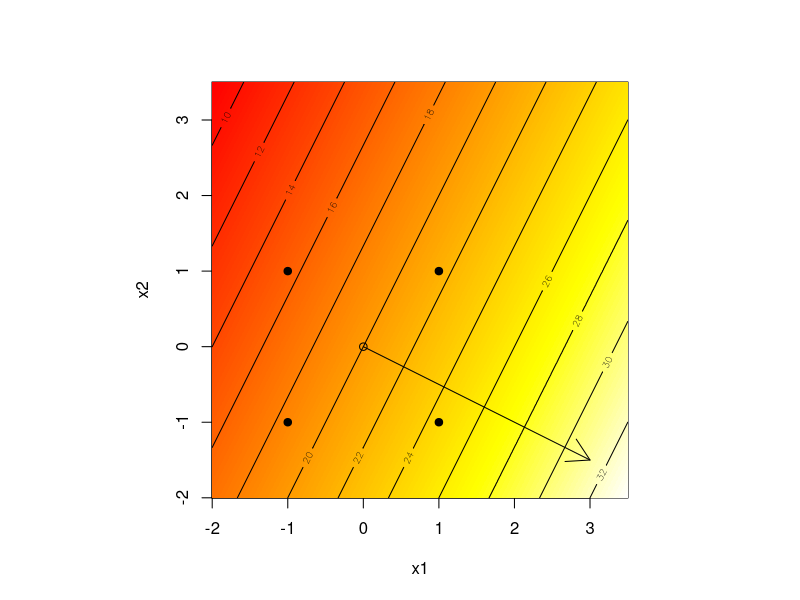
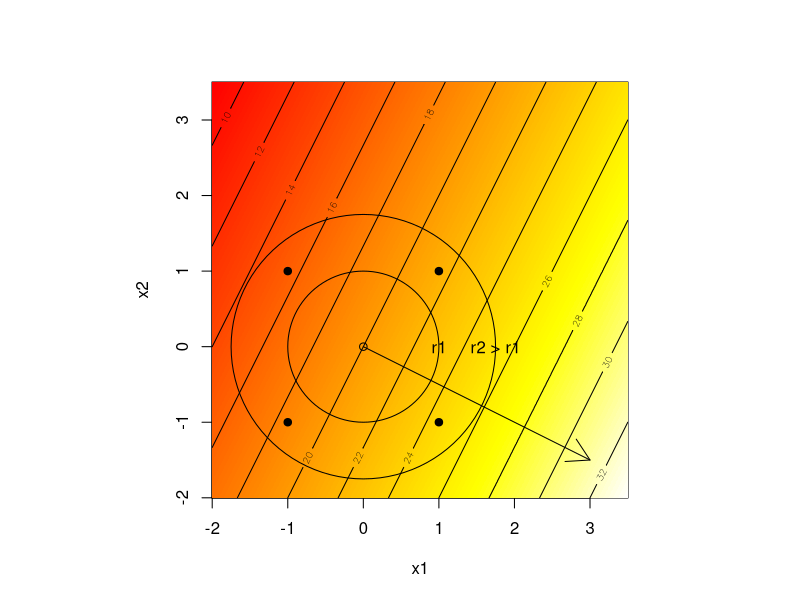
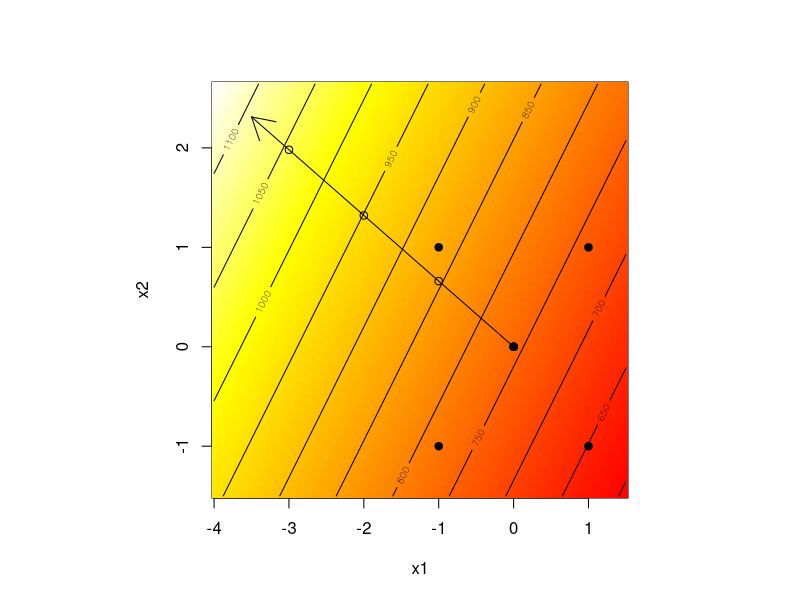

Here is the R script that generated these plots, in order:
## ---- chunk 1
first.order <- function(x1, x2) {
  20 + 3*x1 - 1.5*x2
}
## ---- chunk 2
x1 <- x2 <- seq(-2, 3.5, length=1000)
g <- expand.grid(x1, x2)
yhat <- matrix(first.order(g[,1], g[,2]), ncol=length(x2))
D <- rbind(c(-1,-1), c(-1,1), c(1,-1), c(1,1))
D
## ---- chunk 3
cols <- heat.colors(128)
par(pty="s")
image(x1, x2, yhat, col=cols)
contour(x1, x2, yhat, add=TRUE)
points(D, pch=19)
points(0, 0)
arrows(0, 0, 3, -1.5)
## ---- chunk 4
par(pty="s")
image(x1, x2, yhat, col=cols)
contour(x1, x2, yhat, add=TRUE)
points(D, pch=19)
points(0, 0)
arrows(0, 0, 3, -1.5)
library(plotrix)
draw.circle(0, 0, 1)
text(1, 0, "r1")
draw.circle(0, 0, 1.75)
text(1.75, 0, "r2 > r1")
## ---- chunk 5
plasma <- read.table("dataset/plasma.txt", header=TRUE)
plasma
## ---- chunk 6
library(magrittr)
fit.int <- lm(etch ~ x1*x2, data=plasma)
summary(fit.int)$coefficients %>% signif(digits=4)
## ---- chunk 7
fit <- lm(etch ~ x1 + x2, data=plasma)
summary(fit)
coef(fit)
## ---- chunk 8
b1 <- coef(fit)[2]
b2 <- coef(fit)[3]
delta2 <- abs(b2/b1)
delta2
## ---- chunk 9
Dnew <- data.frame(x1=-1:-3, x2=(1:3)*delta2)
Dnew
## ---- chunk 10
x1 <- seq(-4, 1.5, length=100)
x2 <- seq(-1.5, 4*delta2, length=100)
g <- expand.grid(x1=x1, x2=x2)
yhat <- matrix(predict(fit, newdata=g), ncol=length(x2))
## ---- chunk 11
par(pty="s")
image(x1, x2, yhat, col=cols)
contour(x1, x2, yhat, add=TRUE)
points(plasma$x1, plasma$x2, pch=19)
points(0, 0)
arrows(0, 0, -3.5, 3.5*delta2)
points(Dnew)
## ---- chunk 12
plasma.delta <- read.table("dataset/plasma_delta.txt", header=TRUE)
plasma.delta$p.etch <- predict(fit, newdata=plasma.delta[,4:5])
plasma.delta
## ---- chunk 13
max(plasma$etch)
